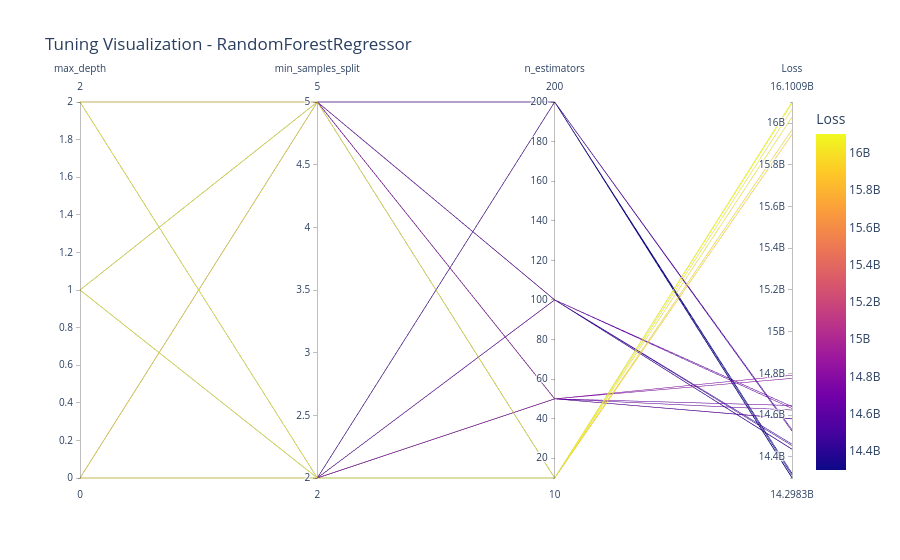

Notebook code cell kept with this figure:
### Code cell
# Chạy tuning và trực quan hóa cho mô hình RandomForestRegressor

name = "RandomForestRegressor"
model = models[name]
print(f"🔍 Đang tuning mô hình: {name}...")

grid = GridSearchCV(model, param_grids[name], cv=5, scoring='neg_mean_squared_error', n_jobs=-1)
grid.fit(x_train, y_train)

y_pred = grid.predict(x_test)
mse = mean_squared_error(y_test, y_pred)
mae = mean_absolute_error(y_test, y_pred)
r2 = r2_score(y_test, y_pred)

print(f"📌 {name}")
print("Best parameters:", grid.best_params_)
print(f"Test MSE: {mse:.4f}")
print(f"Test MAE: {mae:.4f}")
print(f"Test R² : {r2:.4f}")

best_models[name] = grid.best_estimator_
model_results[name] = {
    "MSE": mse,
    "MAE": mae,
    "R2": r2
}

# Trực quan hóa kết quả tìm kiếm siêu tham số
visualize_tuning_results(grid, model_name=name)

# Trực quan hóa mức độ chính xác của mô hình khi dùng bộ tham số tối ưu và bộ tham số mặc định bằng cách so sánh giữa giá trị thực tế (y_test) và giá trị dự đoán (y_pred) thông qua biểu đồ phân tán.
compare_default_and_tuned_models(x_train, x_test, y_train, y_test, grid.best_estimator_, model_name=name)

print(f"✅ Hoàn thành: {name}\n{'-'*50}")

### Figure 1 — Plotly figure (JSON) as saved in the notebook; plotly's stock layout.template omitted (floating-point values rounded to 4 significant figures)
{"data": [{"dimensions": [{"label": "max_depth", "values": [0, 0, 0, 0, 0, 0, 0, 0, 1, 1, 1, 1, 1, 1, 1, 1, 2, 2, 2, 2, 2, 2, 2, 2]}, {"label": "min_samples_split", "values": [2, 2, 2, 2, 5, 5, 5, 5, 2, 2, 2, 2, 5, 5, 5, 5, 2, 2, 2, 2, 5, 5, 5, 5]}, {"label": "n_estimators", "values": [10, 50, 100, 200, 10, 50, 100, 200, 10, 50, 100, 200, 10, 50, 100, 200, 10, 50, 100, 200, 10, 50, 100, 200]}, {"label": "Loss", "values": [16030000000.0, 14620000000.0, 14460000000.0, 14320000000.0, 15970000000.0, 14580000000.0, 14440000000.0, 14300000000.0, 16100000000.0, 14790000000.0, 14640000000.0, 14530000000.0, 16070000000.0, 14780000000.0, 14630000000.0, 14520000000.0, 16100000000.0, 14650000000.0, 14450000000.0, 14310000000.0, 15950000000.0, 14580000000.0, 14440000000.0, 14300000000.0]}], "domain": {"x": [0, 1], "y": [0, 1]}, "line": {"color": [16030000000.0, 14620000000.0, 14460000000.0, 14320000000.0, 15970000000.0, 14580000000.0, 14440000000.0, 14300000000.0, 16100000000.0, 14790000000.0, 14640000000.0, 14530000000.0, 16070000000.0, 14780000000.0, 14630000000.0, 14520000000.0, 16100000000.0, 14650000000.0, 14450000000.0, 14310000000.0, 15950000000.0, 14580000000.0, 14440000000.0, 14300000000.0], "coloraxis": "coloraxis"}, "name": "", "type": "parcoords"}], "layout": {"coloraxis": {"colorbar": {"title": {"text": "Loss"}}, "colorscale": [[0, "#0d0887"], [0.1111, "#46039f"], [0.2222, "#7201a8"], [0.3333, "#9c179e"], [0.4444, "#bd3786"], [0.5556, "#d8576b"], [0.6667, "#ed7953"], [0.7778, "#fb9f3a"], [0.8889, "#fdca26"], [1, "#f0f921"]]}, "legend": {"tracegroupgap": 0}, "title": {"text": "Tuning Visualization - RandomForestRegressor"}}}
